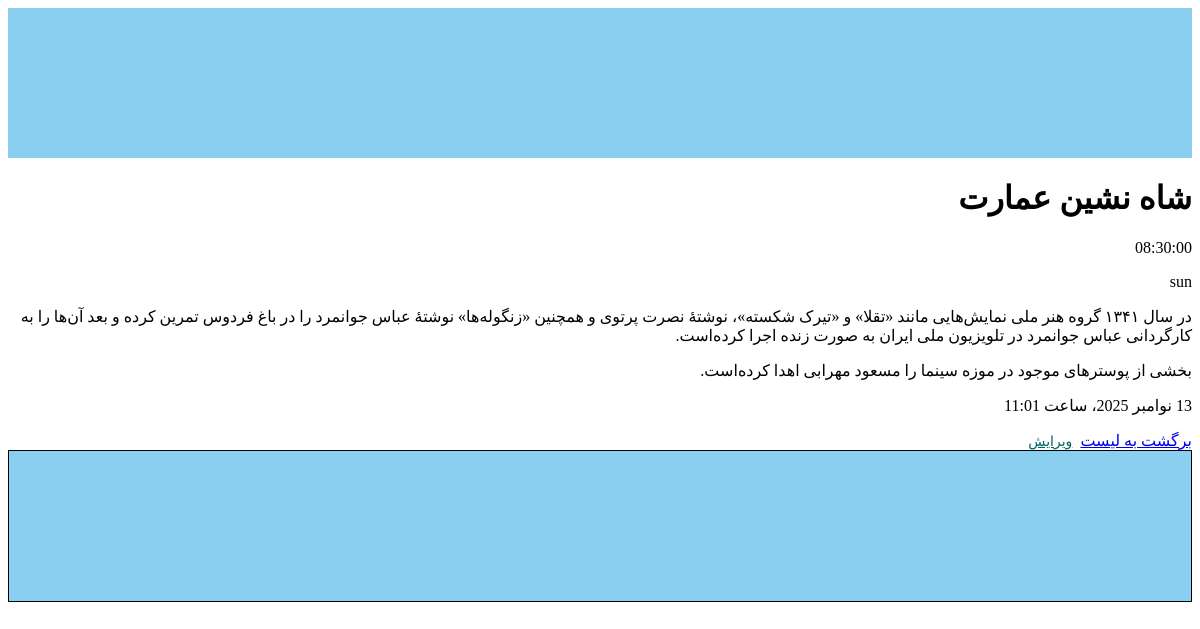
Page /introduction/detail/4 on the committed database.
### apps/introduction/models.py (models this page shows, shortened)
class Place (models.Model):
    code = models.CharField(max_length=50 , unique=True , help_text='کد یکتا برای مکان',verbose_name='کد')
    title = models.CharField(max_length=50 , help_text='نام مکان',verbose_name='عنوان')
    main_image = models.ImageField(upload_to='places/main_image', blank=True ,null=True,verbose_name='تصویر ')
    visiting_hours = models.CharField(max_length=255 , blank=True , null=True , verbose_name='ساعت بازدید')
    OPEN_DAY_CHOISES = [
        ('sat', 'شنبه'),
        ('sun', 'یک‌شنبه'),
        ('mon', 'دوشنبه'),
        ('tue', 'سه‌شنبه'),
        ('wed', 'چهارشنبه'),
        ('thu', 'پنج‌شنبه'),
        ('fri', 'جمعه'),
    ]
    open_days = models.CharField(max_length=100, choices=OPEN_DAY_CHOISES ,blank=True,null=True,verbose_name='روز بازدید')
    regulations = models.TextField(blank=True , null=True ,verbose_name='قوانین')
    more_info = models.TextField(blank=True,null=True,verbose_name='اطلاعات بیشتر')
    created_at = models.DateTimeField(auto_now_add=True,verbose_name='تاریخ ثبت مکان')

### apps/introduction/views.py (the view)
# urls.py: path('detail/<int:pk>',PlaceDetail.as_view(),name='PlaceDetail'),
class PlaceDetail(DetailView):
    model=Place

### templates/introduction/Place_detail.html (shortened to what this page needs)
{% extends 'base.html' %}
{% block content %}
        <h1>{{object.title}}</h1>
        <p>{{object.visiting_hours}}</p>
        <p>{{object.open_days}}</p>
        <p>{{object.regulations }}</p>
        <p>{{object.more_info }}</p>
        <p>{{object.created_at}}</p>
        <a href="{% url 'Placelist' %}">برگشت به لیست</a>
        <a href="{% url 'PlaceUpdate' place.pk %}" class="btn">ویرایش</a>
{% endblock content %}

### static/css/style.css (style rules this page uses)
body { direction: rtl; }
.btn { padding :.25rem .25rem .5rem ; font-size: .875rem; line-height: .5; border-radius: .2rem; color: #036366; }

### rows in the picture
Place: title "شاه نشین عمارت", visiting_hours "08:30:00", open_days "sun", regulations "در سال ۱۳۴۱ گروه هنر ملی نمایش‌هایی مانند «تقلا» و «تیرک شکسته»، نوشتهٔ نصرت پرتوی و همچنین «زنگوله‌ها» نوشتهٔ عباس جوانمرد را در باغ فردوس تمرین کرده و بعد آن‌ها را به کارگردانی عباس جوانمرد در تلویزیون ملی ایران به صورت زنده اجرا کرده‌است.", more_info "بخشی از پوسترهای موجود در موزه سینما را مسعود مهرابی اهدا کرده‌است.", created_at "13 نوامبر 2025، ساعت 11:01"
